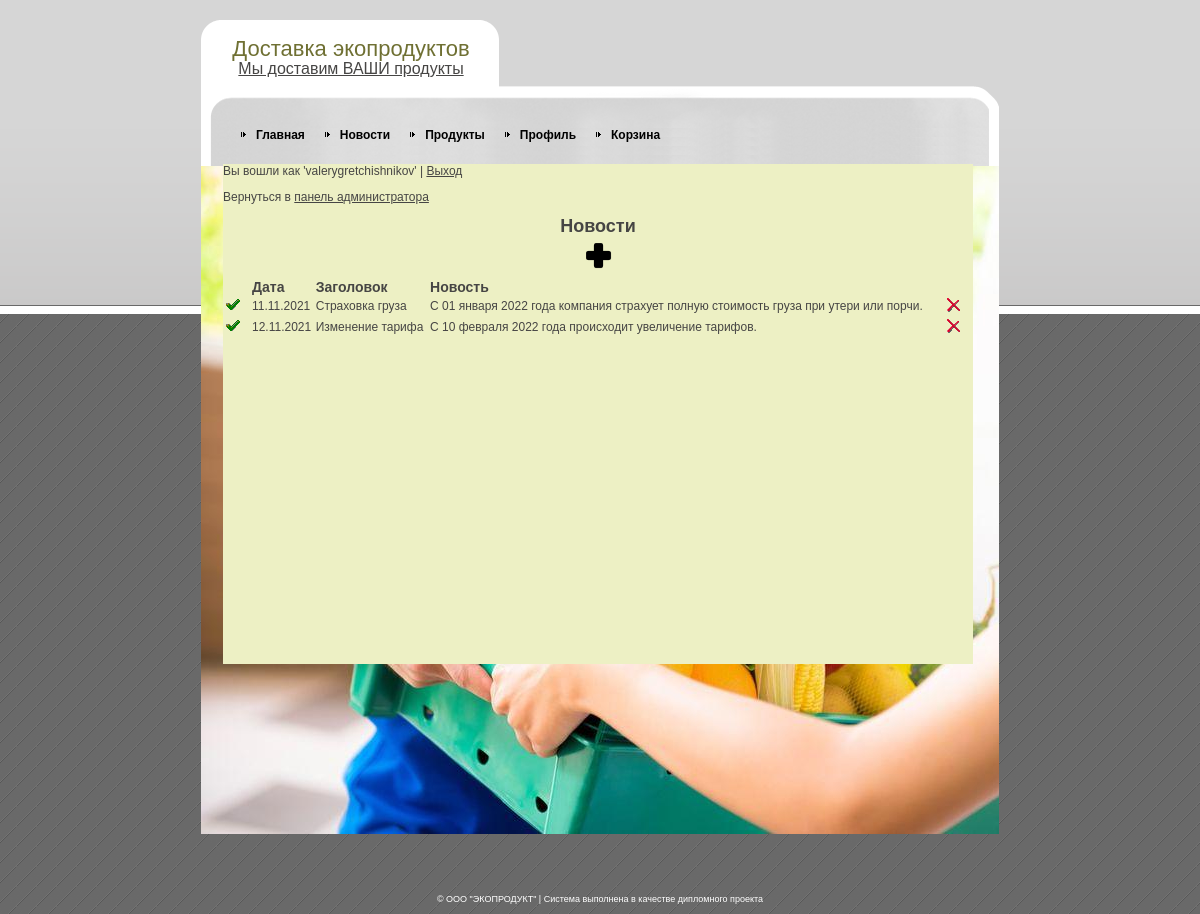
Page /edit_news.php (signed in) on the earlier database version.
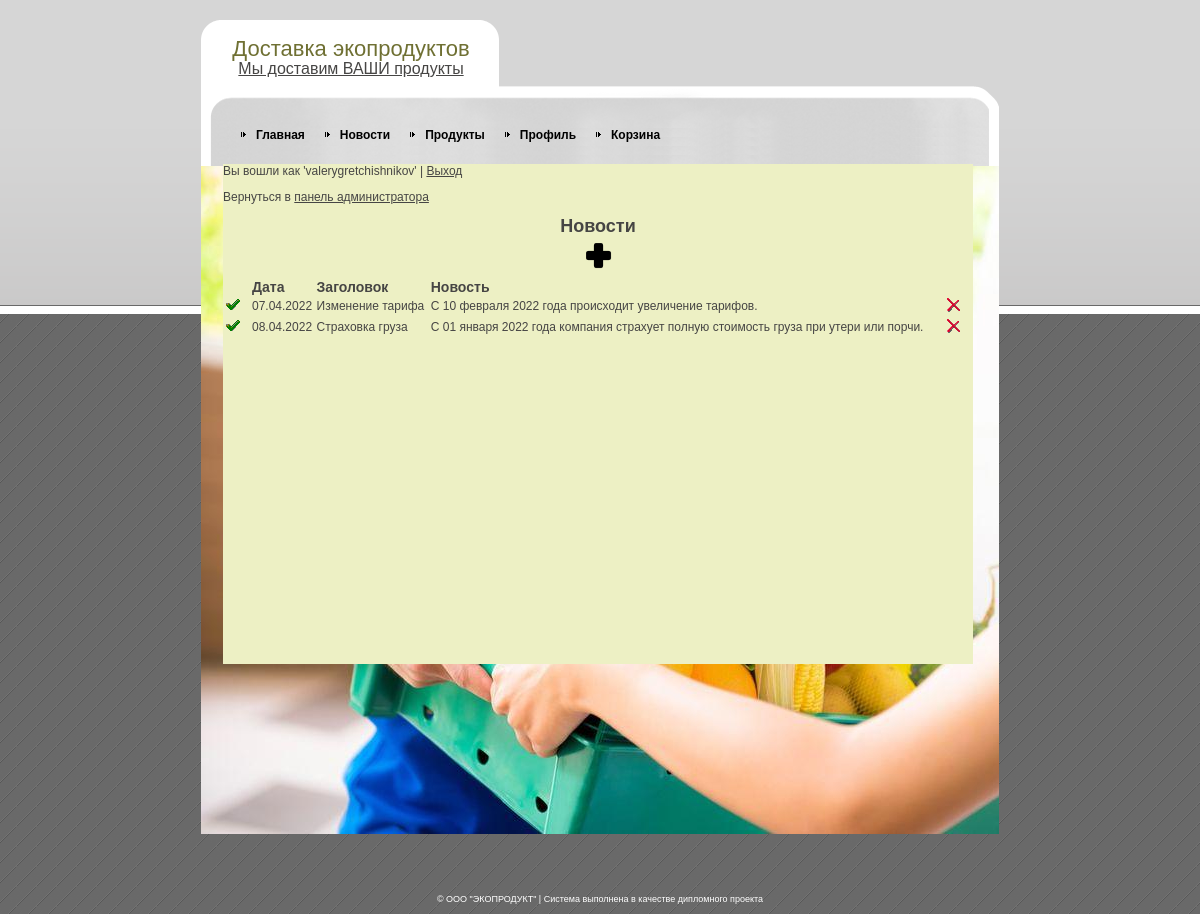
Same page on the later database version.
### tables this page shows
CREATE TABLE IF NOT EXISTS `news` (
  `id` int NOT NULL AUTO_INCREMENT,
  `date` date NOT NULL,
  `title` varchar(30) NOT NULL,
  `news` varchar(250) NOT NULL,
  PRIMARY KEY (`id`)
);

### edit_news.php (the view, shortened to what this page needs)
<?php
require "lib_db.php";
?>
<!DOCTYPE html PUBLIC "-//W3C//DTD XHTML 1.0 Strict//EN" "http://www.w3.org/TR/xhtml1/DTD/xhtml1-strict.dtd">
<html xmlns="http://www.w3.org/1999/xhtml" xml:lang="en" lang="en">
<head>
<link rel="stylesheet" href="style.css" type="text/css" charset="utf-8" />
</head>
<body>
<div id="outer">
  <div id="wrapper">
    <div id="body-bot">
      <div id="body-top">
        <div id="logo">
          <h1>Доставка экопродуктов</h1>
          <p><a href="adminform.php" target="_parent">Мы доставим ВАШИ продукты</a></p>
        </div>
        <div id="nav">
          <ul>
          </ul>
        </div>
        <div id="gboxm">
				<?php
				$login = $_SESSION['login'];
				$password = $_SESSION['password'];
				if(empty($login) and empty($password))
				{
					echo "<h2>Ошибка!</h2>";
					echo "<p>Необходимо пройти авторизацию | <a href='adminform.php'>Вход</a></p>";
				}
				else
				{
					echo "<p>Вы вошли как '$login' | <a href='../exit.php'>Выход</a></p>";
					echo "<p>Вернуться в <a href='adminform.php'>панель администратора</a></p>";?>
            <h2><center>Новости </center></h2>
					<center><a href="edit_newsf.php?id=0"><img height="37" src="images/logos/add.png" alt="add" /></a>
					<table border="0" cellpadding="0" cellspacing="" width="100%">
					<tr>
						<td width=25></td>
						<td><h3>Дата</h3></td>
						<td><h3>Заголовок</h3></td>
						<td><h3>Новость</h3></td>
						<td width=25></td>
					</tr>
					<?
					$items = selectNew();
					foreach($items as $item)
					{?>
						<tr>
						<td><a href="edit_newsf.php?id=<?=$item["id"]?>"><img src="images/logos/edit.ico" alt="edit" /></a></td>
						<td><?=$item["date_format"]?></td>
						<td><?=$item["title"]?></td>
						<td><?=$item["news"]?></td>
						<td><a href="delete_news.php?id=<?=$item["id"]?>"><img src="images/logos/del.ICO" alt="del" /></a></td>
						</tr>
					<?}
						echo "</table>";
					}?>
        </div>
      </div>
    </div>
  </div>
</div>
<div id="copyright"> &copy; ООО "ЭКОПРОДУКТ" | Система выполнена в качестве дипломного проекта</div>
</body>
</html>

Differences in the rows shown:
changed news "Изменение тарифа": date_format "12.11.2021" → "07.04.2022"; moves up the list
changed news "Страховка груза": date_format "11.11.2021" → "08.04.2022"
